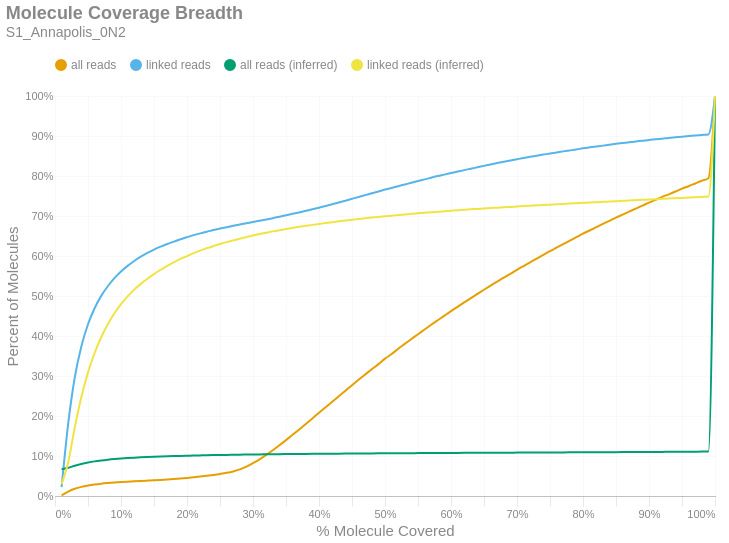

The notebook cell this image was saved under:
### Markdown cell above
### Molecule Read Coverage
This chart shows molecule coverage breadth as computed by the number of bases aligned to that molecule. In other words, "*how much of each unique long molecule is actually sequenced/aligned?*" Keep in mind there is a distinction between sequences and alignments, since some sequences belonging to a particular molecule may not align well and wouldn't appear in the alignment data. This chart also shows molecule coverage breadth as computed by the *inferred fragment* from which the aligned sequences originate. Unlike read coverage, this calculation takes into account the total insert size, including unsequenced gaps between the forward and reverse reads. Like the previous figures, these are cumulative percents.

### Code cell
if SKIPLR:
    print_html(f"Skipped")
else:
    binned_df = consolidated_hist(valids['coverage_bp'], mask, 0.01, True)
    binned_df_inf = consolidated_hist(valids['coverage_inserts'], mask, 0.01, True)
    binned_df = binned_df.with_columns(pl.lit(binned_df_inf['all reads (cumsum)']).alias('all reads (inferred)'))
    binned_df = binned_df.with_columns(pl.lit(binned_df_inf['linked reads (cumsum)']).alias('linked reads (inferred)'))
    binned_df = binned_df.with_columns(
        (pl.col('bin').cast(pl.Float64) + 0.01).alias('right_edge')
    )

    with SafeRender(binned_df):
        (
            density_plot(binned_df, 'Molecule Coverage Breadth', samplename, 'molcov', ['all reads (inferred)','linked reads (inferred)'])
            .encode(
                #x=alt.X('bin:Q', title="% Molecule Covered").axis(format = '%').scale(padding=0),
                x=alt.X('right_edge:Q', title="% Molecule Covered").axis(format='%').scale(padding=0),
                y=alt.Y('value:Q', title='Percent of Molecules')
                    .axis(format='%')
                    .stack(False)
                    .scale(domainMin=0, padding=0),
                color=alt.Color("key:N").scale(domain = ["all reads", "linked reads", "all reads (inferred)", "linked reads (inferred)"]),
                tooltip = [
                    alt.Tooltip("key:N", title = "Data Type"),
                    alt.Tooltip("range_label:N", title="% Molecule Covered"),
                    alt.Tooltip("value:Q", format = ".2%", title="% Molecules")
                ]
            )
        ).display()

### Figure 1 — Vega-Lite specification as saved in the notebook (floating-point values rounded to 4 significant figures)
{"width": "container", "height": 400, "config": {"title": {"anchor": "start", "dy": -15, "fontSize": 18, "color": "#888888", "subtitleColor": "#888888", "subtitleFontSize": 14}, "arc": {"fill": "#0072B2"}, "axis": {"domainColor": "#888888", "domainWidth": 0.5, "gridWidth": 0.2, "grid": false, "titleFontWeight": 400, "titleFontSize": 15, "labelFontSize": 11, "labelColor": "#888888", "tickColor": "#888888", "tickWidth": 0.2, "titleColor": "#888888"}, "axisBand": {"grid": false}, "axisX": {"grid": true, "tickSize": 10, "domainCap": "round"}, "axisY": {"domain": false, "grid": true, "tickSize": 0, "domainCap": "round"}, "background": "transparent", "header": {"labelFontSize": 15, "labelColor": "#888888", "titleFontSize": 15, "titleFontWeight": 600, "titleColor": "#888888"}, "legend": {"labelFont": "sans-serif", "labelFontSize": 12, "labelColor": "#888888", "symbolSize": 100, "symbolType": "circle", "titleFontSize": 12, "titlePadding": 10, "titleColor": "#888888", "title": null, "orient": "top"}, "range": {"category": ["#E69F00", "#56B4E9", "#009E73", "#F0E442", "#0072B2", "#D55E00", "#CC79A7", "#000000"], "diverging": ["#cfe8f3", "#a2d4ec", "#73bfe2", "#46abdb", "#1696d2", "#12719e"]}, "area": {"fill": "#0072B2", "fillOpacity": 0.7, "line": true, "strokeOpacity": 0.7}, "line": {"color": "#0072B2", "stroke": "#0072B2", "strokeWidth": 2}, "trail": {"color": "#0072B2", "stroke": "#0072B2", "strokeWidth": 0, "size": 1}, "point": {"filled": true, "fillOpacity": 1.0, "size": 95}, "text": {"color": "#888888", "fontSize": 11, "align": "right", "fontWeight": 400, "size": 11}, "bar": {"fill": "#0072B2", "stroke": null}, "view": {"stroke": null, "continuousWidth": 660, "continuousHeight": 400}}, "data": {"name": "data-03f7b05839cdf17a4a6ca173fa96982b"}, "mark": {"type": "line", "interpolate": "monotone", "point": {"opacity": 0, "size": 275}}, "encoding": {"color": {"field": "key", "scale": {"domain": ["all reads", "linked reads", "all reads (inferred)", "linked reads (inferred)"]}, "type": "nominal"}, "tooltip": [{"field": "key", "title": "Data Type", "type": "nominal"}, {"field": "range_label", "title": "% Molecule Covered", "type": "nominal"}, {"field": "value", "format": ".2%", "title": "% Molecules", "type": "quantitative"}], "x": {"axis": {"format": "%"}, "field": "right_edge", "scale": {"padding": 0}, "title": "% Molecule Covered", "type": "quantitative"}, "y": {"axis": {"format": "%"}, "field": "value", "scale": {"domainMin": 0, "padding": 0}, "stack": false, "title": "Percent of Molecules", "type": "quantitative"}}, "params": [{"name": "param_c36ac31b6afebe62", "select": {"type": "point", "fields": ["key"]}, "bind": "legend"}], "title": {"text": "Molecule Coverage Breadth", "subtitle": "S1_Annapolis_0N2"}, "transform": [{"fold": ["all reads (cumsum)", "linked reads (cumsum)", "all reads (inferred)", "linked reads (inferred)"]}, {"calculate": "replace(datum.key, ' (cumsum)', '')", "as": "key"}, {"filter": {"param": "param_c36ac31b6afebe62"}}], "usermeta": {"embedOptions": {"downloadFileName": "S1_Annapolis_0N2.molcov"}}, "$schema": "https://vega.github.io/schema/vega-lite/v6.1.0.json", "datasets": {"data-03f7b05839cdf17a4a6ca173fa96982b": [{"bin": "0.0", "interval": "0.0-0.01", "all reads": 0.001554, "linked reads": 0.02216, "all reads (cumsum)": 0.001554, "linked reads (cumsum)": 0.02216, "range_label": "0.0-0.01", "all reads (inferred)": 0.0671, "linked reads (inferred)": 0.02949, "right_edge": 0.01}, {"bin": "0.01", "interval": "0.01-0.02", "all reads": 0.009543, "linked reads": 0.1585, "all reads (cumsum)": 0.0111, "linked reads (cumsum)": 0.1807, "range_label": "0.01-0.02", "all reads (inferred)": 0.07048, "linked reads (inferred)": 0.08425, "right_edge": 0.02}, {"bin": "0.02", "interval": "0.02-0.03", "all reads": 0.006967, "linked reads": 0.1162, "all reads (cumsum)": 0.01806, "linked reads (cumsum)": 0.2969, "range_label": "0.02-0.03", "all reads (inferred)": 0.07564, "linked reads (inferred)": 0.1716, "right_edge": 0.03}, {"bin": "0.03", "interval": "0.03-0.04", "all reads": 0.004755, "linked reads": 0.07756, "all reads (cumsum)": 0.02282, "linked reads (cumsum)": 0.3744, "range_label": "0.03-0.04", "all reads (inferred)": 0.08013, "linked reads (inferred)": 0.248, "right_edge": 0.04}, {"bin": "0.04", "interval": "0.04-0.05", "all reads": 0.003379, "linked reads": 0.05496, "all reads (cumsum)": 0.0262, "linked reads (cumsum)": 0.4294, "range_label": "0.04-0.05", "all reads (inferred)": 0.08369, "linked reads (inferred)": 0.3088, "right_edge": 0.05}, {"bin": "0.05", "interval": "0.05-0.06", "all reads": 0.002526, "linked reads": 0.04002, "all reads (cumsum)": 0.02872, "linked reads (cumsum)": 0.4694, "range_label": "0.05-0.06", "all reads (inferred)": 0.08655, "linked reads (inferred)": 0.3575, "right_edge": 0.06}, {"bin": "0.06", "interval": "0.06-0.07", "all reads": 0.001959, "linked reads": 0.03093, "all reads (cumsum)": 0.03068, "linked reads (cumsum)": 0.5003, "range_label": "0.06-0.07", "all reads (inferred)": 0.08885, "linked reads (inferred)": 0.3968, "right_edge": 0.07}, {"bin": "0.07", "interval": "0.07-0.08", "all reads": 0.001561, "linked reads": 0.02406, "all reads (cumsum)": 0.03224, "linked reads (cumsum)": 0.5244, "range_label": "0.07-0.08", "all reads (inferred)": 0.09076, "linked reads (inferred)": 0.4296, "right_edge": 0.08}, {"bin": "0.08", "interval": "0.08-0.09", "all reads": 0.001347, "linked reads": 0.02032, "all reads (cumsum)": 0.03359, "linked reads (cumsum)": 0.5447, "range_label": "0.08-0.09", "all reads (inferred)": 0.09234, "linked reads (inferred)": 0.4567, "right_edge": 0.09}, {"bin": "0.09", "interval": "0.09-0.1", "all reads": 0.001182, "linked reads": 0.01675, "all reads (cumsum)": 0.03477, "linked reads (cumsum)": 0.5615, "range_label": "0.09-0.1", "all reads (inferred)": 0.09367, "linked reads (inferred)": 0.4794, "right_edge": 0.1}, {"bin": "0.1", "interval": "0.1-0.11", "all reads": 0.001032, "linked reads": 0.01387, "all reads (cumsum)": 0.03581, "linked reads (cumsum)": 0.5753, "range_label": "0.1-0.11", "all reads (inferred)": 0.09482, "linked reads (inferred)": 0.499, "right_edge": 0.11}, {"bin": "0.11", "interval": "0.11-0.12", "all reads": 0.0009386, "linked reads": 0.01219, "all reads (cumsum)": 0.03674, "linked reads (cumsum)": 0.5875, "range_label": "0.11-0.12", "all reads (inferred)": 0.09581, "linked reads (inferred)": 0.516, "right_edge": 0.12}, {"bin": "0.12", "interval": "0.12-0.13", "all reads": 0.0008828, "linked reads": 0.01088, "all reads (cumsum)": 0.03763, "linked reads (cumsum)": 0.5984, "range_label": "0.12-0.13", "all reads (inferred)": 0.09665, "linked reads (inferred)": 0.5303, "right_edge": 0.13}, {"bin": "0.13", "interval": "0.13-0.14", "all reads": 0.0008317, "linked reads": 0.009385, "all reads (cumsum)": 0.03846, "linked reads (cumsum)": 0.6078, "range_label": "0.13-0.14", "all reads (inferred)": 0.0974, "linked reads (inferred)": 0.5431, "right_edge": 0.14}, {"bin": "0.14", "interval": "0.14-0.15", "all reads": 0.0008125, "linked reads": 0.008276, "all reads (cumsum)": 0.03927, "linked reads (cumsum)": 0.6161, "range_label": "0.14-0.15", "all reads (inferred)": 0.09808, "linked reads (inferred)": 0.5548, "right_edge": 0.15}, {"bin": "0.15", "interval": "0.15-0.16", "all reads": 0.0009005, "linked reads": 0.007296, "all reads (cumsum)": 0.04017, "linked reads (cumsum)": 0.6234, "range_label": "0.15-0.16", "all reads (inferred)": 0.09872, "linked reads (inferred)": 0.5656, "right_edge": 0.16}, {"bin": "0.16", "interval": "0.16-0.17", "all reads": 0.0009995, "linked reads": 0.006717, "all reads (cumsum)": 0.04117, "linked reads (cumsum)": 0.6301, "range_label": "0.16-0.17", "all reads (inferred)": 0.09929, "linked reads (inferred)": 0.5754, "right_edge": 0.17}, {"bin": "0.17", "interval": "0.17-0.18", "all reads": 0.001138, "linked reads": 0.005856, "all reads (cumsum)": 0.04231, "linked reads (cumsum)": 0.6359, "range_label": "0.17-0.18", "all reads (inferred)": 0.09981, "linked reads (inferred)": 0.5843, "right_edge": 0.18}, {"bin": "0.18", "interval": "0.18-0.19", "all reads": 0.00132, "linked reads": 0.005797, "all reads (cumsum)": 0.04363, "linked reads (cumsum)": 0.6417, "range_label": "0.18-0.19", "all reads (inferred)": 0.1003, "linked reads (inferred)": 0.5926, "right_edge": 0.19}, {"bin": "0.19", "interval": "0.19-0.2", "all reads": 0.00144, "linked reads": 0.005304, "all reads (cumsum)": 0.04507, "linked reads (cumsum)": 0.647, "range_label": "0.19-0.2", "all reads (inferred)": 0.1007, "linked reads (inferred)": 0.5998, "right_edge": 0.2}, {"bin": "0.2", "interval": "0.2-0.21", "all reads": 0.001631, "linked reads": 0.005082, "all reads (cumsum)": 0.0467, "linked reads (cumsum)": 0.6521, "range_label": "0.2-0.21", "all reads (inferred)": 0.1012, "linked reads (inferred)": 0.6071, "right_edge": 0.21}, {"bin": "0.21", "interval": "0.21-0.22", "all reads": 0.001803, "linked reads": 0.004492, "all reads (cumsum)": 0.0485, "linked reads (cumsum)": 0.6566, "range_label": "0.21-0.22", "all reads (inferred)": 0.1015, "linked reads (inferred)": 0.6135, "right_edge": 0.22}, {"bin": "0.22", "interval": "0.22-0.23", "all reads": 0.001959, "linked reads": 0.004162, "all reads (cumsum)": 0.05046, "linked reads (cumsum)": 0.6608, "range_label": "0.22-0.23", "all reads (inferred)": 0.1019, "linked reads (inferred)": 0.6196, "right_edge": 0.23}, {"bin": "0.23", "interval": "0.23-0.24", "all reads": 0.002252, "linked reads": 0.004173, "all reads (cumsum)": 0.05271, "linked reads (cumsum)": 0.665, "range_label": "0.23-0.24", "all reads (inferred)": 0.1022, "linked reads (inferred)": 0.6249, "right_edge": 0.24}, {"bin": "0.24", "interval": "0.24-0.25", "all reads": 0.00242, "linked reads": 0.003632, "all reads (cumsum)": 0.05513, "linked reads (cumsum)": 0.6686, "range_label": "0.24-0.25", "all reads (inferred)": 0.1025, "linked reads (inferred)": 0.6299, "right_edge": 0.25}, {"bin": "0.25", "interval": "0.25-0.26", "all reads": 0.002749, "linked reads": 0.00341, "all reads (cumsum)": 0.05788, "linked reads (cumsum)": 0.672, "range_label": "0.25-0.26", "all reads (inferred)": 0.1028, "linked reads (inferred)": 0.6347, "right_edge": 0.26}, {"bin": "0.26", "interval": "0.26-0.27", "all reads": 0.003593, "linked reads": 0.003459, "all reads (cumsum)": 0.06148, "linked reads (cumsum)": 0.6755, "range_label": "0.26-0.27", "all reads (inferred)": 0.103, "linked reads (inferred)": 0.639, "right_edge": 0.27}, {"bin": "0.27", "interval": "0.27-0.28", "all reads": 0.005124, "linked reads": 0.003193, "all reads (cumsum)": 0.0666, "linked reads (cumsum)": 0.6787, "range_label": "0.27-0.28", "all reads (inferred)": 0.1033, "linked reads (inferred)": 0.6433, "right_edge": 0.28}, {"bin": "0.28", "interval": "0.28-0.29", "all reads": 0.006921, "linked reads": 0.003231, "all reads (cumsum)": 0.07352, "linked reads (cumsum)": 0.6819, "range_label": "0.28-0.29", "all reads (inferred)": 0.1035, "linked reads (inferred)": 0.6472, "right_edge": 0.29}, {"bin": "0.29", "interval": "0.29-0.3", "all reads": 0.00853, "linked reads": 0.003345, "all reads (cumsum)": 0.08205, "linked reads (cumsum)": 0.6852, "range_label": "0.29-0.3", "all reads (inferred)": 0.1038, "linked reads (inferred)": 0.6512, "right_edge": 0.3}, {"bin": "0.3", "interval": "0.3-0.31", "all reads": 0.009716, "linked reads": 0.003107, "all reads (cumsum)": 0.09177, "linked reads (cumsum)": 0.6883, "range_label": "0.3-0.31", "all reads (inferred)": 0.104, "linked reads (inferred)": 0.6548, "right_edge": 0.31}, {"bin": "0.31", "interval": "0.31-0.32", "all reads": 0.01088, "linked reads": 0.003074, "all reads (cumsum)": 0.1026, "linked reads (cumsum)": 0.6914, "range_label": "0.31-0.32", "all reads (inferred)": 0.1042, "linked reads (inferred)": 0.6581, "right_edge": 0.32}, {"bin": "0.32", "interval": "0.32-0.33", "all reads": 0.01184, "linked reads": 0.003215, "all reads (cumsum)": 0.1145, "linked reads (cumsum)": 0.6946, "range_label": "0.32-0.33", "all reads (inferred)": 0.1044, "linked reads (inferred)": 0.6615, "right_edge": 0.33}, {"bin": "0.33", "interval": "0.33-0.34", "all reads": 0.01231, "linked reads": 0.003659, "all reads (cumsum)": 0.1268, "linked reads (cumsum)": 0.6983, "range_label": "0.33-0.34", "all reads (inferred)": 0.1046, "linked reads (inferred)": 0.6646, "right_edge": 0.34}, {"bin": "0.34", "interval": "0.34-0.35", "all reads": 0.01289, "linked reads": 0.003469, "all reads (cumsum)": 0.1397, "linked reads (cumsum)": 0.7018, "range_label": "0.34-0.35", "all reads (inferred)": 0.1047, "linked reads (inferred)": 0.6673, "right_edge": 0.35}, {"bin": "0.35", "interval": "0.35-0.36", "all reads": 0.01322, "linked reads": 0.003664, "all reads (cumsum)": 0.1529, "linked reads (cumsum)": 0.7054, "range_label": "0.35-0.36", "all reads (inferred)": 0.1049, "linked reads (inferred)": 0.6701, "right_edge": 0.36}, {"bin": "0.36", "interval": "0.36-0.37", "all reads": 0.01348, "linked reads": 0.003551, "all reads (cumsum)": 0.1664, "linked reads (cumsum)": 0.709, "range_label": "0.36-0.37", "all reads (inferred)": 0.1051, "linked reads (inferred)": 0.6729, "right_edge": 0.37}, {"bin": "0.37", "interval": "0.37-0.38", "all reads": 0.01371, "linked reads": 0.003924, "all reads (cumsum)": 0.1801, "linked reads (cumsum)": 0.7129, "range_label": "0.37-0.38", "all reads (inferred)": 0.1052, "linked reads (inferred)": 0.6755, "right_edge": 0.38}, {"bin": "0.38", "interval": "0.38-0.39", "all reads": 0.01384, "linked reads": 0.003843, "all reads (cumsum)": 0.1939, "linked reads (cumsum)": 0.7167, "range_label": "0.38-0.39", "all reads (inferred)": 0.1054, "linked reads (inferred)": 0.6778, "right_edge": 0.39}, {"bin": "0.39", "interval": "0.39-0.4", "all reads": 0.01413, "linked reads": 0.004065, "all reads (cumsum)": 0.2081, "linked reads (cumsum)": 0.7208, "range_label": "0.39-0.4", "all reads (inferred)": 0.1055, "linked reads (inferred)": 0.6801, "right_edge": 0.4}, {"bin": "0.4", "interval": "0.4-0.41", "all reads": 0.01363, "linked reads": 0.00413, "all reads (cumsum)": 0.2217, "linked reads (cumsum)": 0.7249, "range_label": "0.4-0.41", "all reads (inferred)": 0.1057, "linked reads (inferred)": 0.6824, "right_edge": 0.41}, {"bin": "0.41", "interval": "0.41-0.42", "all reads": 0.01394, "linked reads": 0.004368, "all reads (cumsum)": 0.2357, "linked reads (cumsum)": 0.7293, "range_label": "0.41-0.42", "all reads (inferred)": 0.1058, "linked reads (inferred)": 0.6846, "right_edge": 0.42}, {"bin": "0.42", "interval": "0.42-0.43", "all reads": 0.01388, "linked reads": 0.004498, "all reads (cumsum)": 0.2495, "linked reads (cumsum)": 0.7338, "range_label": "0.42-0.43", "all reads (inferred)": 0.1059, "linked reads (inferred)": 0.6867, "right_edge": 0.43}, {"bin": "0.43", "interval": "0.43-0.44", "all reads": 0.01364, "linked reads": 0.004427, "all reads (cumsum)": 0.2632, "linked reads (cumsum)": 0.7382, "range_label": "0.43-0.44", "all reads (inferred)": 0.1061, "linked reads (inferred)": 0.6886, "right_edge": 0.44}, {"bin": "0.44", "interval": "0.44-0.45", "all reads": 0.01372, "linked reads": 0.004698, "all reads (cumsum)": 0.2769, "linked reads (cumsum)": 0.7429, "range_label": "0.44-0.45", "all reads (inferred)": 0.1062, "linked reads (inferred)": 0.6906, "right_edge": 0.45}, {"bin": "0.45", "interval": "0.45-0.46", "all reads": 0.01362, "linked reads": 0.004671, "all reads (cumsum)": 0.2905, "linked reads (cumsum)": 0.7476, "range_label": "0.45-0.46", "all reads (inferred)": 0.1063, "linked reads (inferred)": 0.6924, "right_edge": 0.46}, {"bin": "0.46", "interval": "0.46-0.47", "all reads": 0.01335, "linked reads": 0.004557, "all reads (cumsum)": 0.3039, "linked reads (cumsum)": 0.7521, "range_label": "0.46-0.47", "all reads (inferred)": 0.1064, "linked reads (inferred)": 0.6942, "right_edge": 0.47}, {"bin": "0.47", "interval": "0.47-0.48", "all reads": 0.01318, "linked reads": 0.004649, "all reads (cumsum)": 0.317, "linked reads (cumsum)": 0.7568, "range_label": "0.47-0.48", "all reads (inferred)": 0.1065, "linked reads (inferred)": 0.696, "right_edge": 0.48}, {"bin": "0.48", "interval": "0.48-0.49", "all reads": 0.01257, "linked reads": 0.004557, "all reads (cumsum)": 0.3296, "linked reads (cumsum)": 0.7614, "range_label": "0.48-0.49", "all reads (inferred)": 0.1066, "linked reads (inferred)": 0.6977, "right_edge": 0.49}, {"bin": "0.49", "interval": "0.49-0.5", "all reads": 0.01373, "linked reads": 0.004693, "all reads (cumsum)": 0.3433, "linked reads (cumsum)": 0.766, "range_label": "0.49-0.5", "all reads (inferred)": 0.1067, "linked reads (inferred)": 0.6993, "right_edge": 0.5}, {"bin": "0.5", "interval": "0.5-0.51", "all reads": 0.01151, "linked reads": 0.004119, "all reads (cumsum)": 0.3548, "linked reads (cumsum)": 0.7702, "range_label": "0.5-0.51", "all reads (inferred)": 0.1068, "linked reads (inferred)": 0.7008, "right_edge": 0.51}, {"bin": "0.51", "interval": "0.51-0.52", "all reads": 0.0131, "linked reads": 0.004427, "all reads (cumsum)": 0.3679, "linked reads (cumsum)": 0.7746, "range_label": "0.51-0.52", "all reads (inferred)": 0.1069, "linked reads (inferred)": 0.7024, "right_edge": 0.52}, {"bin": "0.52", "interval": "0.52-0.53", "all reads": 0.01237, "linked reads": 0.004173, "all reads (cumsum)": 0.3803, "linked reads (cumsum)": 0.7788, "range_label": "0.52-0.53", "all reads (inferred)": 0.107, "linked reads (inferred)": 0.7038, "right_edge": 0.53}, {"bin": "0.53", "interval": "0.53-0.54", "all reads": 0.0123, "linked reads": 0.004444, "all reads (cumsum)": 0.3926, "linked reads (cumsum)": 0.7832, "range_label": "0.53-0.54", "all reads (inferred)": 0.1071, "linked reads (inferred)": 0.7054, "right_edge": 0.54}, {"bin": "0.54", "interval": "0.54-0.55", "all reads": 0.0117, "linked reads": 0.004195, "all reads (cumsum)": 0.4043, "linked reads (cumsum)": 0.7874, "range_label": "0.54-0.55", "all reads (inferred)": 0.1072, "linked reads (inferred)": 0.7068, "right_edge": 0.55}, {"bin": "0.55", "interval": "0.55-0.56", "all reads": 0.01204, "linked reads": 0.004103, "all reads (cumsum)": 0.4164, "linked reads (cumsum)": 0.7915, "range_label": "0.55-0.56", "all reads (inferred)": 0.1073, "linked reads (inferred)": 0.7082, "right_edge": 0.56}, {"bin": "0.56", "interval": "0.56-0.57", "all reads": 0.01167, "linked reads": 0.004211, "all reads (cumsum)": 0.428, "linked reads (cumsum)": 0.7957, "range_label": "0.56-0.57", "all reads (inferred)": 0.1074, "linked reads (inferred)": 0.7094, "right_edge": 0.57}, {"bin": "0.57", "interval": "0.57-0.58", "all reads": 0.01138, "linked reads": 0.004059, "all reads (cumsum)": 0.4394, "linked reads (cumsum)": 0.7998, "range_label": "0.57-0.58", "all reads (inferred)": 0.1075, "linked reads (inferred)": 0.7107, "right_edge": 0.58}, {"bin": "0.58", "interval": "0.58-0.59", "all reads": 0.01136, "linked reads": 0.003713, "all reads (cumsum)": 0.4508, "linked reads (cumsum)": 0.8035, "range_label": "0.58-0.59", "all reads (inferred)": 0.1076, "linked reads (inferred)": 0.712, "right_edge": 0.59}, {"bin": "0.59", "interval": "0.59-0.6", "all reads": 0.01146, "linked reads": 0.003859, "all reads (cumsum)": 0.4622, "linked reads (cumsum)": 0.8074, "range_label": "0.59-0.6", "all reads (inferred)": 0.1077, "linked reads (inferred)": 0.7132, "right_edge": 0.6}, {"bin": "0.6", "interval": "0.6-0.61", "all reads": 0.01071, "linked reads": 0.003697, "all reads (cumsum)": 0.4729, "linked reads (cumsum)": 0.811, "range_label": "0.6-0.61", "all reads (inferred)": 0.1077, "linked reads (inferred)": 0.7144, "right_edge": 0.61}, {"bin": "0.61", "interval": "0.61-0.62", "all reads": 0.01107, "linked reads": 0.003664, "all reads (cumsum)": 0.484, "linked reads (cumsum)": 0.8147, "range_label": "0.61-0.62", "all reads (inferred)": 0.1078, "linked reads (inferred)": 0.7155, "right_edge": 0.62}, {"bin": "0.62", "interval": "0.62-0.63", "all reads": 0.01063, "linked reads": 0.003464, "all reads (cumsum)": 0.4946, "linked reads (cumsum)": 0.8182, "range_label": "0.62-0.63", "all reads (inferred)": 0.1079, "linked reads (inferred)": 0.7167, "right_edge": 0.63}, {"bin": "0.63", "interval": "0.63-0.64", "all reads": 0.01056, "linked reads": 0.00361, "all reads (cumsum)": 0.5052, "linked reads (cumsum)": 0.8218, "range_label": "0.63-0.64", "all reads (inferred)": 0.108, "linked reads (inferred)": 0.7178, "right_edge": 0.64}, {"bin": "0.64", "interval": "0.64-0.65", "all reads": 0.01037, "linked reads": 0.003572, "all reads (cumsum)": 0.5156, "linked reads (cumsum)": 0.8254, "range_label": "0.64-0.65", "all reads (inferred)": 0.1081, "linked reads (inferred)": 0.7189, "right_edge": 0.65}, {"bin": "0.65", "interval": "0.65-0.66", "all reads": 0.01058, "linked reads": 0.003616, "all reads (cumsum)": 0.5261, "linked reads (cumsum)": 0.829, "range_label": "0.65-0.66", "all reads (inferred)": 0.1081, "linked reads (inferred)": 0.72, "right_edge": 0.66}, {"bin": "0.66", "interval": "0.66-0.67", "all reads": 0.009919, "linked reads": 0.003432, "all reads (cumsum)": 0.5361, "linked reads (cumsum)": 0.8324, "range_label": "0.66-0.67", "all reads (inferred)": 0.1082, "linked reads (inferred)": 0.7208, "right_edge": 0.67}, {"bin": "0.67", "interval": "0.67-0.68", "all reads": 0.009907, "linked reads": 0.003258, "all reads (cumsum)": 0.546, "linked reads (cumsum)": 0.8357, "range_label": "0.67-0.68", "all reads (inferred)": 0.1083, "linked reads (inferred)": 0.7219, "right_edge": 0.68}, {"bin": "0.68", "interval": "0.68-0.69", "all reads": 0.009527, "linked reads": 0.003177, "all reads (cumsum)": 0.5555, "linked reads (cumsum)": 0.8388, "range_label": "0.68-0.69", "all reads (inferred)": 0.1084, "linked reads (inferred)": 0.7228, "right_edge": 0.69}, {"bin": "0.69", "interval": "0.69-0.7", "all reads": 0.009983, "linked reads": 0.003156, "all reads (cumsum)": 0.5655, "linked reads (cumsum)": 0.842, "range_label": "0.69-0.7", "all reads (inferred)": 0.1084, "linked reads (inferred)": 0.7237, "right_edge": 0.7}, {"bin": "0.7", "interval": "0.7-0.71", "all reads": 0.009487, "linked reads": 0.00308, "all reads (cumsum)": 0.575, "linked reads (cumsum)": 0.8451, "range_label": "0.7-0.71", "all reads (inferred)": 0.1085, "linked reads (inferred)": 0.7248, "right_edge": 0.71}, {"bin": "0.71", "interval": "0.71-0.72", "all reads": 0.009332, "linked reads": 0.002912, "all reads (cumsum)": 0.5843, "linked reads (cumsum)": 0.848, "range_label": "0.71-0.72", "all reads (inferred)": 0.1086, "linked reads (inferred)": 0.7257, "right_edge": 0.72}, {"bin": "0.72", "interval": "0.72-0.73", "all reads": 0.009351, "linked reads": 0.002809, "all reads (cumsum)": 0.5937, "linked reads (cumsum)": 0.8508, "range_label": "0.72-0.73", "all reads (inferred)": 0.1087, "linked reads (inferred)": 0.7266, "right_edge": 0.73}, {"bin": "0.73", "interval": "0.73-0.74", "all reads": 0.009009, "linked reads": 0.002706, "all reads (cumsum)": 0.6027, "linked reads (cumsum)": 0.8535, "range_label": "0.73-0.74", "all reads (inferred)": 0.1088, "linked reads (inferred)": 0.7275, "right_edge": 0.74}, {"bin": "0.74", "interval": "0.74-0.75", "all reads": 0.009533, "linked reads": 0.00276, "all reads (cumsum)": 0.6122, "linked reads (cumsum)": 0.8563, "range_label": "0.74-0.75", "all reads (inferred)": 0.1088, "linked reads (inferred)": 0.7284, "right_edge": 0.75}, {"bin": "0.75", "interval": "0.75-0.76", "all reads": 0.00866, "linked reads": 0.002625, "all reads (cumsum)": 0.6209, "linked reads (cumsum)": 0.8589, "range_label": "0.75-0.76", "all reads (inferred)": 0.1089, "linked reads (inferred)": 0.7292, "right_edge": 0.76}, {"bin": "0.76", "interval": "0.76-0.77", "all reads": 0.008885, "linked reads": 0.002701, "all reads (cumsum)": 0.6297, "linked reads (cumsum)": 0.8616, "range_label": "0.76-0.77", "all reads (inferred)": 0.109, "linked reads (inferred)": 0.7302, "right_edge": 0.77}, {"bin": "0.77", "interval": "0.77-0.78", "all reads": 0.008639, "linked reads": 0.002398, "all reads (cumsum)": 0.6384, "linked reads (cumsum)": 0.864, "range_label": "0.77-0.78", "all reads (inferred)": 0.1091, "linked reads (inferred)": 0.7311, "right_edge": 0.78}, {"bin": "0.78", "interval": "0.78-0.79", "all reads": 0.008591, "linked reads": 0.002441, "all reads (cumsum)": 0.647, "linked reads (cumsum)": 0.8664, "range_label": "0.78-0.79", "all reads (inferred)": 0.1092, "linked reads (inferred)": 0.732, "right_edge": 0.79}, {"bin": "0.79", "interval": "0.79-0.8", "all reads": 0.008842, "linked reads": 0.002798, "all reads (cumsum)": 0.6558, "linked reads (cumsum)": 0.8692, "range_label": "0.79-0.8", "all reads (inferred)": 0.1092, "linked reads (inferred)": 0.733, "right_edge": 0.8}, {"bin": "0.8", "interval": "0.8-0.81", "all reads": 0.007945, "linked reads": 0.002376, "all reads (cumsum)": 0.6638, "linked reads (cumsum)": 0.8716, "range_label": "0.8-0.81", "all reads (inferred)": 0.1093, "linked reads (inferred)": 0.7338, "right_edge": 0.81}, {"bin": "0.81", "interval": "0.81-0.82", "all reads": 0.008184, "linked reads": 0.002187, "all reads (cumsum)": 0.6719, "linked reads (cumsum)": 0.8738, "range_label": "0.81-0.82", "all reads (inferred)": 0.1094, "linked reads (inferred)": 0.7346, "right_edge": 0.82}, {"bin": "0.82", "interval": "0.82-0.83", "all reads": 0.008114, "linked reads": 0.00216, "all reads (cumsum)": 0.6801, "linked reads (cumsum)": 0.8759, "range_label": "0.82-0.83", "all reads (inferred)": 0.1095, "linked reads (inferred)": 0.7354, "right_edge": 0.83}, {"bin": "0.83", "interval": "0.83-0.84", "all reads": 0.007959, "linked reads": 0.00236, "all reads (cumsum)": 0.688, "linked reads (cumsum)": 0.8783, "range_label": "0.83-0.84", "all reads (inferred)": 0.1096, "linked reads (inferred)": 0.7362, "right_edge": 0.84}, {"bin": "0.84", "interval": "0.84-0.85", "all reads": 0.007746, "linked reads": 0.002122, "all reads (cumsum)": 0.6958, "linked reads (cumsum)": 0.8804, "range_label": "0.84-0.85", "all reads (inferred)": 0.1097, "linked reads (inferred)": 0.737, "right_edge": 0.85}, {"bin": "0.85", "interval": "0.85-0.86", "all reads": 0.007791, "linked reads": 0.001981, "all reads (cumsum)": 0.7036, "linked reads (cumsum)": 0.8824, "range_label": "0.85-0.86", "all reads (inferred)": 0.1097, "linked reads (inferred)": 0.7379, "right_edge": 0.86}, {"bin": "0.86", "interval": "0.86-0.87", "all reads": 0.007464, "linked reads": 0.001775, "all reads (cumsum)": 0.711, "linked reads (cumsum)": 0.8842, "range_label": "0.86-0.87", "all reads (inferred)": 0.1098, "linked reads (inferred)": 0.7387, "right_edge": 0.87}, {"bin": "0.87", "interval": "0.87-0.88", "all reads": 0.007571, "linked reads": 0.002057, "all reads (cumsum)": 0.7186, "linked reads (cumsum)": 0.8862, "range_label": "0.87-0.88", "all reads (inferred)": 0.1099, "linked reads (inferred)": 0.7395, "right_edge": 0.88}, {"bin": "0.88", "interval": "0.88-0.89", "all reads": 0.007321, "linked reads": 0.001851, "all reads (cumsum)": 0.7259, "linked reads (cumsum)": 0.8881, "range_label": "0.88-0.89", "all reads (inferred)": 0.11, "linked reads (inferred)": 0.7404, "right_edge": 0.89}, {"bin": "0.89", "interval": "0.89-0.9", "all reads": 0.007408, "linked reads": 0.002013, "all reads (cumsum)": 0.7333, "linked reads (cumsum)": 0.8901, "range_label": "0.89-0.9", "all reads (inferred)": 0.1101, "linked reads (inferred)": 0.7413, "right_edge": 0.9}, {"bin": "0.9", "interval": "0.9-0.91", "all reads": 0.006904, "linked reads": 0.001553, "all reads (cumsum)": 0.7402, "linked reads (cumsum)": 0.8917, "range_label": "0.9-0.91", "all reads (inferred)": 0.1102, "linked reads (inferred)": 0.7421, "right_edge": 0.91}, {"bin": "0.91", "interval": "0.91-0.92", "all reads": 0.007584, "linked reads": 0.001748, "all reads (cumsum)": 0.7478, "linked reads (cumsum)": 0.8934, "range_label": "0.91-0.92", "all reads (inferred)": 0.1103, "linked reads (inferred)": 0.7429, "right_edge": 0.92}, {"bin": "0.92", "interval": "0.92-0.93", "all reads": 0.00642, "linked reads": 0.001878, "all reads (cumsum)": 0.7542, "linked reads (cumsum)": 0.8953, "range_label": "0.92-0.93", "all reads (inferred)": 0.1104, "linked reads (inferred)": 0.7437, "right_edge": 0.93}, {"bin": "0.93", "interval": "0.93-0.94", "all reads": 0.006933, "linked reads": 0.001488, "all reads (cumsum)": 0.7612, "linked reads (cumsum)": 0.8968, "range_label": "0.93-0.94", "all reads (inferred)": 0.1105, "linked reads (inferred)": 0.7445, "right_edge": 0.94}, {"bin": "0.94", "interval": "0.94-0.95", "all reads": 0.007374, "linked reads": 0.001467, "all reads (cumsum)": 0.7685, "linked reads (cumsum)": 0.8982, "range_label": "0.94-0.95", "all reads (inferred)": 0.1106, "linked reads (inferred)": 0.7453, "right_edge": 0.95}, {"bin": "0.95", "interval": "0.95-0.96", "all reads": 0.005919, "linked reads": 0.001478, "all reads (cumsum)": 0.7745, "linked reads (cumsum)": 0.8997, "range_label": "0.95-0.96", "all reads (inferred)": 0.1107, "linked reads (inferred)": 0.746, "right_edge": 0.96}, {"bin": "0.96", "interval": "0.96-0.97", "all reads": 0.006896, "linked reads": 0.00138, "all reads (cumsum)": 0.7813, "linked reads (cumsum)": 0.9011, "range_label": "0.96-0.97", "all reads (inferred)": 0.1108, "linked reads (inferred)": 0.7468, "right_edge": 0.97}, {"bin": "0.97", "interval": "0.97-0.98", "all reads": 0.006844, "linked reads": 0.001461, "all reads (cumsum)": 0.7882, "linked reads (cumsum)": 0.9026, "range_label": "0.97-0.98", "all reads (inferred)": 0.111, "linked reads (inferred)": 0.7478, "right_edge": 0.98}, {"bin": "0.98", "interval": "0.98-0.99", "all reads": 0.00627, "linked reads": 0.001418, "all reads (cumsum)": 0.7945, "linked reads (cumsum)": 0.904, "range_label": "0.98-0.99", "all reads (inferred)": 0.1112, "linked reads (inferred)": 0.7489, "right_edge": 0.99}, {"bin": "0.99", "interval": "0.99-1.0", "all reads": 0.2055, "linked reads": 0.09602, "all reads (cumsum)": 1.0, "linked reads (cumsum)": 1.0, "range_label": "0.99-1.0", "all reads (inferred)": 1.0, "linked reads (inferred)": 1.0, "right_edge": 1.0}]}}
